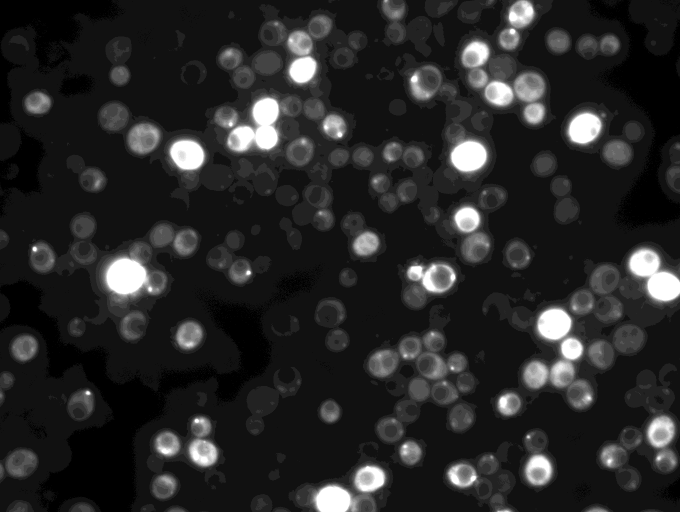
#> input picture 13901.tif, 1360 x 1024 px, found by its file name (shown at 1/2 size)
$ jupyter execute chapter2.ipynb   (shell and % lines are left out)
#> lines starting #> are read from the running program, lines starting #| are printed output that depends on the picture; after the words box and inside, x2 and y2 are one past the last pixel; in counts of white or black regions, pixels touching at a corner belong together
[cell 1]
import numpy as np
import skimage
import skimage.io
import matplotlib.pyplot as plt

[cell 2]
image = skimage.io.imread('https://cildata.crbs.ucsd.edu/media/images/13901/13901.tif')
#> image is the input picture: shape (1024, 1360) uint16; min 192, max 4095, mean 719.9

[cell 3]
image

[cell 4]
type(image)

[cell 5]
image.shape
#> Out = (1024, 1360)

[cell 6]
plt.imshow(image, cmap='gray');

[cell 7]
image

[cell 8]
image[0, 0]
#> Out = 219

[cell 9]
image[0, 0] = 2
#> image: shape (1024, 1360) uint16; under 0.01% of pixels changed, all inside (x1, y1, x2, y2) = (0, 0, 1, 1)

[cell 10]
image

[cell 11]
plt.imshow(image, cmap='gray');

[cell 12]
image[400:530, 400:600]

[cell 13]
cropped = image[400:530, 400:600].copy()
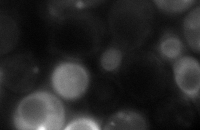
#> cropped: shape (130, 200) uint16; min 267, max 1568, mean 472.9; drawn with min black and max white

[cell 14]
plt.imshow(cropped);

[cell 15]
cropped.shape
#> Out = (130, 200)

[cell 16]
image[400:530, :].shape
#> Out = (130, 1360)

[cell 17]
image[400:, :].shape
#> Out = (624, 1360)

[cell 18]
np.zeros(shape=(5, 3))

[cell 19]
np.ones(shape=(5, 3))

[cell 20]
np.arange(start=4, stop=12, step=2)

[cell 21]
np.random.poisson(lam=3, size=(3, 5))

[cell 22]
cropped_plus_three = cropped + 3

[cell 23]
cropped_plus_three

[cell 24]
cropped

[cell 25]
cropped * 3
cropped / 3
cropped - 3

[cell 26]
np.cos(cropped)

[cell 27]
np.max(cropped)
#> Out = 1568

[cell 28]
np.min(cropped)
#> Out = 267

[cell 29]
np.mean(cropped)
#> Out = 472.9

[cell 30]
np.std(cropped)
#> Out = 172.5

[cell 31]
np.max(cropped)
cropped.max()
#> Out = 1568

[cell 32]
cropped.shape
#> Out = (130, 200)

[cell 33]
noise_image = np.random.poisson(lam=3, size=cropped.shape)

[cell 34]
corrupted = cropped + 100 * noise_image
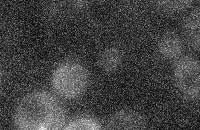
#> corrupted: shape (130, 200) int64; min 276, max 2168, mean 771.9; drawn with min black and max white

[cell 35]
plt.imshow(cropped, cmap='gray');

[cell 36]
plt.imshow(corrupted, cmap='gray');

[cell 37]
a = 2

[cell 38]
a > 3

[cell 39]
a < 3

[cell 40]
out = a > 3
out

[cell 41]
type(out)

[cell 42]
cropped

[cell 43]
cropped > 450

[cell 44]
array_bool = cropped > 450
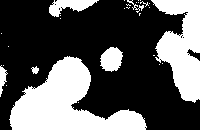
#> array_bool: shape (130, 200) bool; 35.1% white; 29 white regions (22 under 20 px), largest, box (x1, y1, x2, y2) and area: (9, 56, 147, 130) 4977, (151, 0, 200, 103) 3003, (49, 0, 99, 17) 447

[cell 45]
plt.imshow(array_bool, cmap='gray')

[cell 46]
plt.imshow(cropped, cmap='gray');

[cell 47]
from IPython.display import Image
Image(url='https://github.com/guiwitz/ISDAwPython_day2/raw/master/images/logical_indexing.jpeg',width=700)

[cell 48]
cropped[array_bool]
#> Out = 9117 values, max 1568 at index 9013, min 451 at index 43, mean 658.8

[cell 49]
extracted_pixels = cropped[array_bool]
#> extracted_pixels has the same summary as Out
extracted_pixels.mean()
#> Out = 658.8
